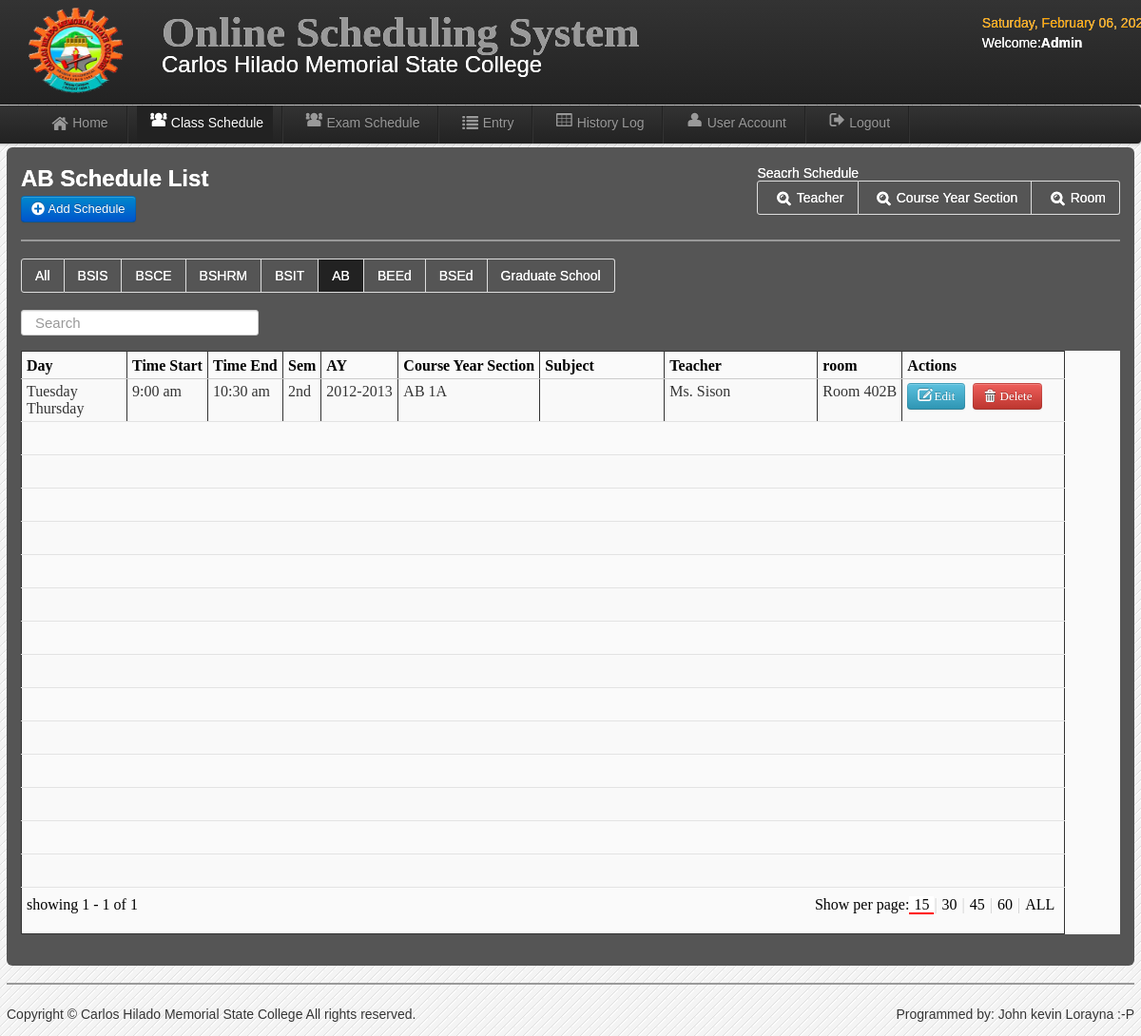
The app's page /admin/AB.php (signed in) with its own data.
### tables this page shows
CREATE TABLE `users` (
  `User_id` int(11) NOT NULL,
  `UserName` varchar(20) NOT NULL,
  `Password` varchar(20) NOT NULL,
  `User_Type` varchar(20) NOT NULL,
  `FirstName` varchar(30) NOT NULL,
  `LastName` varchar(30) NOT NULL,
  `College` varchar(20) NOT NULL
);

CREATE TABLE `schedule` (
  `schedule_id` int(11) NOT NULL,
  `semester` varchar(10) NOT NULL,
  `sy` varchar(20) NOT NULL,
  `CYS` varchar(100) NOT NULL,
  `subject` varchar(50) NOT NULL,
  `teacher` varchar(50) NOT NULL,
  `room` varchar(20) NOT NULL,
  `day` varchar(100) NOT NULL,
  `time` varchar(20) NOT NULL,
  `time_end` varchar(50) NOT NULL,
  `type` varchar(20) NOT NULL,
  `day1` varchar(20) NOT NULL
);

### admin/session.php (called while the page is built, shortened)
<?php
        $id_session=$_SESSION['id'];
?>

### admin/AB.php (the view, shortened to what this page needs)
<?php include('session.php'); include('header.php'); include('dbcon.php') ?>
<body>
<?php include('nav-top1.php'); ?>
    <div class="navbar navbar-fixed-top1">
    <div class="navbar-inner">
    <div class="container">
	<div class="marg">
    <ul class="nav">
  <li>
    <a href="home.php"><i class="icon-home icon-large"></i>Home</a>
  </li>
   <li class="divider-vertical"></li>
  <li class="active"><a href="schedule.php"><i class="icon-group icon-large"></i>Class Schedule</a></li>
   <li class="divider-vertical"></li>
    <li><a href="exam_schedule.php"><i class="icon-group icon-large"></i>Exam Schedule</a></li>
   <li class="divider-vertical"></li>
  <li><a href="record.php"><i class="icon-list icon-large"></i>Entry</a></li>
   <li class="divider-vertical"></li>
  <li><a href="history_log.php"><i class="icon-table icon-large"></i>History Log</a></li>
     <li class="divider-vertical"></li>
  <li><a href="user_account.php"><i class="icon-user icon-large"></i>User Account</a></li>
  <li class="divider-vertical"></li>
  <li><a id="logout" data-toggle="modal" href="#myModal"><i class="icon-signout icon-large"></i>Logout</a></li>
   <li class="divider-vertical"></li>
</ul>
    </div>
    </div>
    </div>
    </div>
<div class="wrapper">
<div id="element" class="hero-body-schedule">
<h2><font color="white">AB Schedule List</font></h2>
	<a class="btn btn-primary"  href="add_schedule.php">  <i class="icon-plus-sign icon-large"></i>&nbsp;Add Schedule</a>
			<div class="pull-right222">
		<div class="pagination">
<font color="white">Seacrh Schedule</font>
<br>
  <ul>
    <li><a data-toggle="modal" href="#teacher"><font color="white"><i class="icon-search icon-large"></i>Teacher</font></a></li>
    <li>
      <a data-toggle="modal" href="#CYS"><font color="white"><i class="icon-search icon-large"></i>Course Year Section</font></a>
    </li>
	 <li>
      <a data-toggle="modal" href="#room"><font color="white"><i class="icon-search icon-large"></i>Room</font></a>
    </li>
  </ul>
</div>
</div>
	<hr>
	<div class="pagination">
  <ul>
    <li><a href="schedule.php"><font color="white">All</font></a></li>
    <li>
      <a href="BSIS.php"><font color="white">BSIS</font></a>
    </li>
    <li><a href="BSCE.php"><font color="white">BSCE</font></a></li>
    <li><a href="BSHRM.php"><font color="white">BSHRM</font></a></li>
    <li><a href="BSIT.php"><font color="white">BSIT</a></font></li>
    <li class="active"><a href="AB.php"><font color="white">AB</font></a></li>
    <li><a href="BEED.php"><font color="white">BEEd</font></a></li>
    <li><a href="BSED.php"><font color="white">BSEd</font></a></li>
    <li><a href="GS.php"><font color="white">Graduate School</font></a></li>
  </ul>
</div>
		 <input type="text" class="search-query" placeholder="Search" id="filter">
	<br>
	<br>
<div class="table_background">
		<table  id="demoTable"  class="table table-striped table-bordered table-condensed">
			<thead>
				<tr>
				<th>Day</th>
				<th>Time Start</th>
				<th>Time End</th>
				<th>Sem</th>
				<th>AY</th>
				<th>Course Year Section</th>
				<th>Subject</th>
				<th>Teacher</th>
				<th>room</th>
				<th>Actions</th>
				</tr>
			</thead>
			<tbody>
<?php $result=mysqli_query($conn,"select * from schedule where type='' and CYS like '%AB%' order by schedule_id DESC")or die(mysqli_error());
while($row=mysqli_fetch_array($result)){ $id=$row['schedule_id'];
?>
<tr class="del<?php echo $id ?>">
	<td width="100"><?php echo $row['day'];?></td>
	<td ><?php echo $row['time'];?></td>
	<td><?php echo $row['time_end'];?></td>
	<td><?php echo $row['semester'];?></td>
	<td width="70"><?php echo $row['sy'];?></td>
	<td><?php echo $row['CYS'];?></td>
	<td width="120"><?php echo $row['subject'];?></td>
	<td width="150"><?php echo $row['teacher'];?></td>
	<td><?php echo $row['room'];?></td>
	<td align="center" width="160">
	<a class="btn btn-info" href="edit_schedule.php<?php echo '?id='.$id; ?>"><i class="icon-edit icon-large"></i>&nbsp;Edit</a>&nbsp;
	<a href="delete_schedule.php<?php echo '?id='.$id ?>" class="btn btn-danger1">  <i class="icon-trash icon-large"></i>&nbsp;Delete</a>
</td>
<?php } ?>
	</tr>
			</tbody>
		<tfoot class="nav">
                <tr>
                        <td colspan=10><font color="#000000">
                                <div class="selectPerPage"></div>
                                <div class="status"></div>
								</font>
                        </td>
                </tr>
        </tfoot>
		</table>
	</div>
	</div>
<?php include('footer.php');?>
</div>
</body>

### admin/nav-top1.php
	<div class="navbar navbar-fixed-top">
	<div class="navbar-inner">
	<div class="container">
		<a class="branded">
		<img src="img/chmsc.png" width="100" height="90">
 	</a>
	<a class="brand">
	 <h1>Online Scheduling System</h1>
	 <div class="chmsc_nav"><font size="5" style="Bookman Old Style" color="white">Carlos Hilado Memorial State College</font></div>
 	</a>
<div class="time_top">
<font color="orange">
  <?php
 $Today=date('y:m:d');
$new=date('l, F d, Y',strtotime($Today));
echo $new; ?>
</font>
<?php
$logout_query=mysqli_query($conn,"select * from users where User_id=$id_session");
$row=mysqli_fetch_array($logout_query);
$type=$row['User_Type'];
?>
<p><font color="white">Welcome:<b><?php echo $type;?></b>
<?php echo $row['College'] ?></p></font>
</div>
	</div>
	</div>
	</div>

### admin/css/style.css (style rules this page uses)
* { margin:0; padding:0; }
body { font-family:"Trebuchet MS", "Myriad Pro", Arial, sans-serif; font-size:14px; background:#f4f4f4 url(../img/bg.gif) repeat top left; color:#333; text-shadow:0px 0px 0px #fff;; }
h1 { font-size:45px; }
a { color:#777; }
p { padding:5px 0px; }
.wrapper { width:1186px; margin:10px auto; min-height:550px; }

### admin/css/jTPS.css (style rules this page uses)
.jTPS tfoot .pagination, tfoot .paginationTitle, tfoot .selectPerPage { float: right; white-space: nowrap; line-height: 25px; vertical-align: middle; margin-top:-0px; height:20px; }
.jTPS tfoot .status { white-space: nowrap; line-height: 25px; vertical-align: middle; }
.jTPS tfoot td { padding: 5px; }
.jTPS thead th { color: #000; border-bottom: 1px solid #ccc; padding-top: 6px !important; }
.jTPS tbody td { border-bottom: 1px solid #e3e3e3; }

### records on screen
users: User_Type "Admin"
schedule: day "Tuesday Thursday", time "9:00 am", time_end "10:30 am", semester "2nd", sy "2012-2013", CYS "AB 1A", teacher "Ms. Sison", room "Room 402B"
